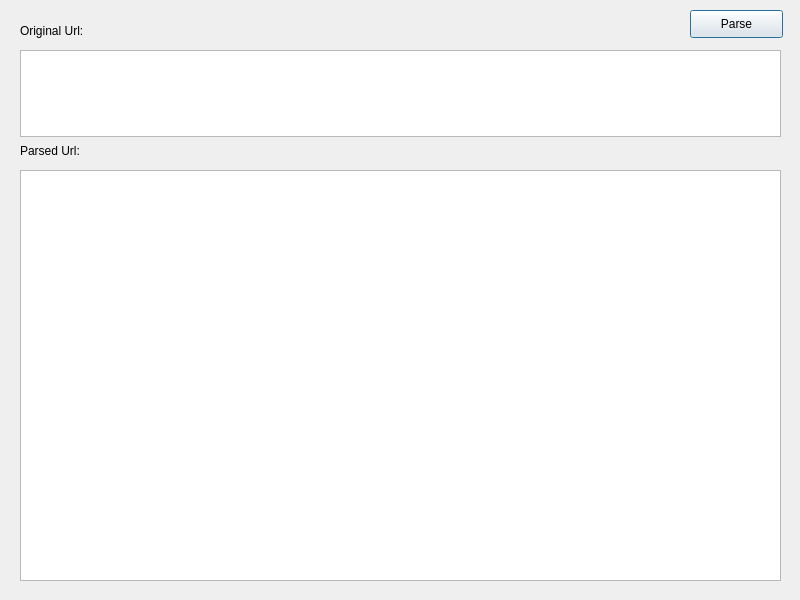
<?xml version="1.0" encoding="UTF-8"?>
<ui version="4.0">
 <class>Dialog</class>
 <widget class="QDialog" name="Dialog">
  <property name="geometry">
   <rect>
    <x>0</x>
    <y>0</y>
    <width>800</width>
    <height>600</height>
   </rect>
  </property>
  <property name="minimumSize">
   <size>
    <width>800</width>
    <height>600</height>
   </size>
  </property>
  <property name="maximumSize">
   <size>
    <width>800</width>
    <height>600</height>
   </size>
  </property>
  <property name="windowTitle">
   <string>Url Parser</string>
  </property>
  <widget class="QPushButton" name="pushButton">
   <property name="geometry">
    <rect>
     <x>690</x>
     <y>10</y>
     <width>93</width>
     <height>28</height>
    </rect>
   </property>
   <property name="text">
    <string>Parse</string>
   </property>
  </widget>
  <widget class="QTextEdit" name="textEdit">
   <property name="geometry">
    <rect>
     <x>20</x>
     <y>50</y>
     <width>761</width>
     <height>87</height>
    </rect>
   </property>
  </widget>
  <widget class="QTextEdit" name="textEdit_2">
   <property name="geometry">
    <rect>
     <x>20</x>
     <y>170</y>
     <width>761</width>
     <height>411</height>
    </rect>
   </property>
  </widget>
  <widget class="QLabel" name="label">
   <property name="geometry">
    <rect>
     <x>20</x>
     <y>20</y>
     <width>131</width>
     <height>21</height>
    </rect>
   </property>
   <property name="text">
    <string>Original Url:</string>
   </property>
  </widget>
  <widget class="QLabel" name="label_2">
   <property name="geometry">
    <rect>
     <x>20</x>
     <y>140</y>
     <width>81</width>
     <height>21</height>
    </rect>
   </property>
   <property name="text">
    <string>Parsed Url:</string>
   </property>
  </widget>
 </widget>
 <resources/>
 <connections/>
</ui>
